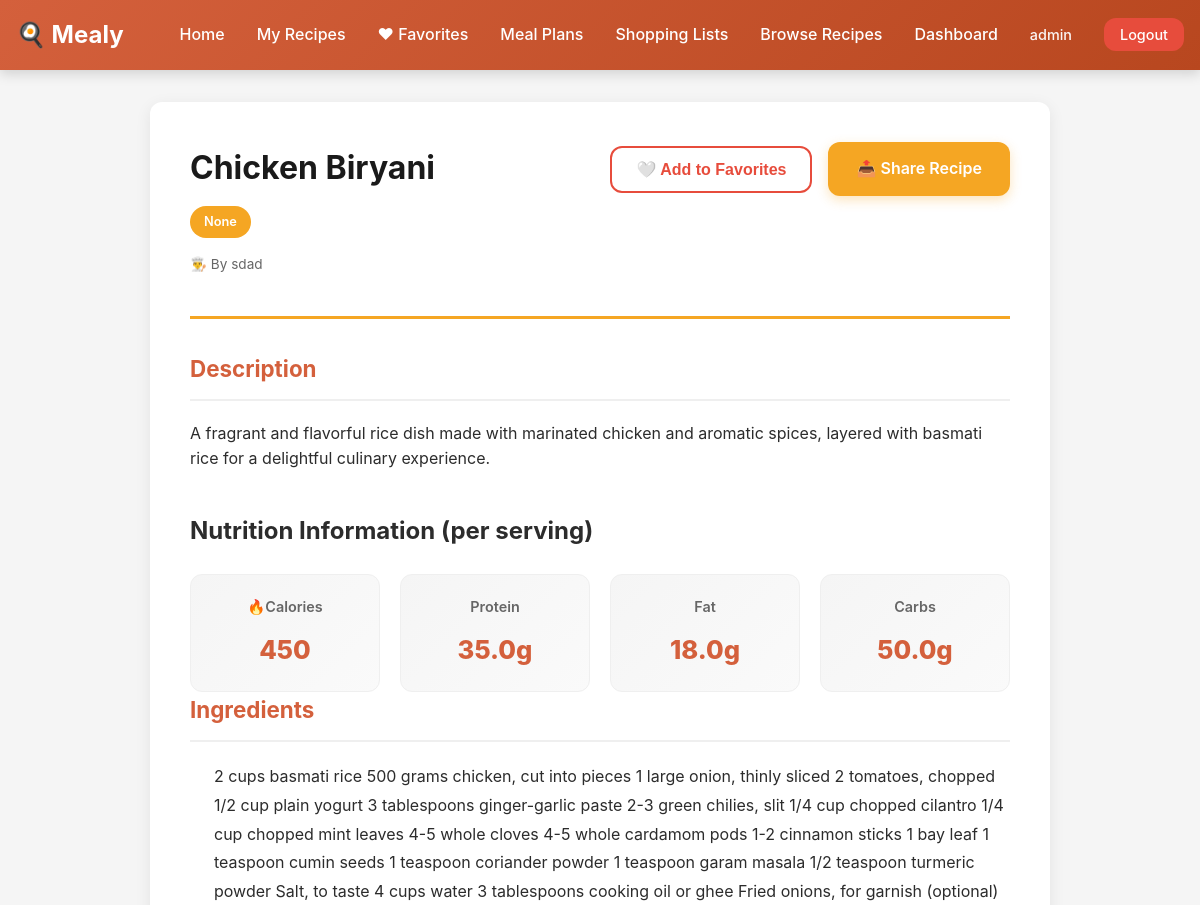
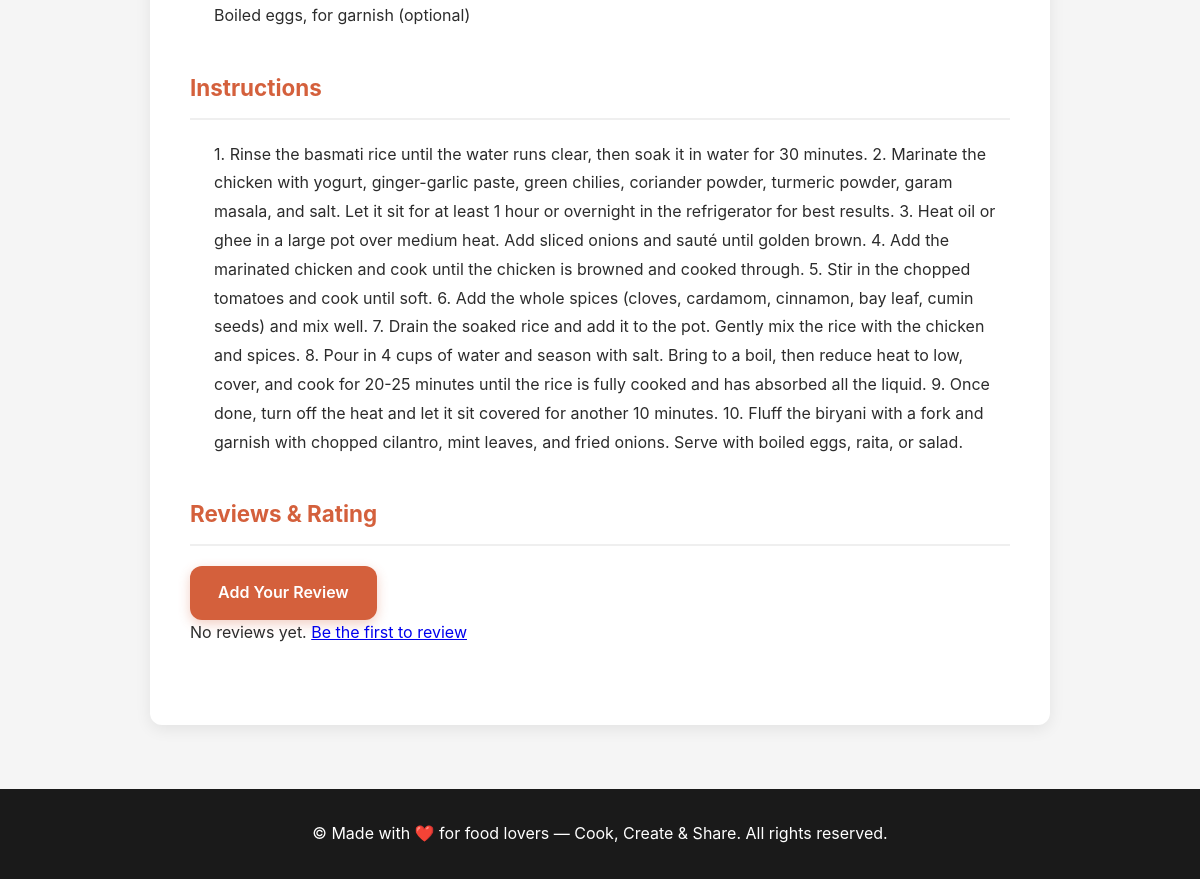
Page /recipes/8/ (signed in) on the committed database (2 pictures, top to bottom).
### recipes/models.py (models this page shows, shortened)
class Recipe(models.Model):
    DIETARY_CHOICES = [
        ('none', 'None'),
        ('vegan', 'Vegan'),
        ('vegetarian', 'Vegetarian'),
        ('gluten_free', 'Gluten-Free'),
    ]
    user = models.ForeignKey(User, on_delete=models.CASCADE, related_name='recipes')
    title = models.CharField(max_length=255)
    description = models.TextField()
    ingredients = models.TextField()  # Stored as comma-separated or newline-separated
    instructions = models.TextField()
    calories = models.IntegerField(validators=[MinValueValidator(0)])
    protein = models.FloatField(validators=[MinValueValidator(0)])  # in grams
    fat = models.FloatField(validators=[MinValueValidator(0)])  # in grams
    carbs = models.FloatField(validators=[MinValueValidator(0)])  # in grams
    dietary_type = models.CharField(max_length=20, choices=DIETARY_CHOICES, default='none')
    is_shared = models.BooleanField(default=False)
    created_at = models.DateTimeField(auto_now_add=True)
    updated_at = models.DateTimeField(auto_now=True)
    class Meta:
        ordering = ['-created_at']

### recipes/views.py (the view)
# urls.py: path('recipes/<int:pk>/', views.view_recipe, name='view_recipe'),
def view_recipe(request, pk):
    recipe = get_object_or_404(Recipe, pk=pk)
    if not recipe.is_shared and recipe.user != request.user:
        return redirect('home')
    reviews = RecipeReview.objects.filter(recipe=recipe).select_related('reviewer')
    avg_rating = reviews.aggregate(Avg('rating'))['rating__avg']
    is_favorite = False
    if request.user.is_authenticated:
        is_favorite = FavoriteRecipe.objects.filter(user=request.user, recipe=recipe).exists()
    context = {
        'recipe': recipe,
        'reviews': reviews,
        'avg_rating': avg_rating,
        'is_favorite': is_favorite,
    }
    return render(request, 'recipes/view_recipe.html', context)

### templates/recipes/view_recipe.html (shortened to what this page needs)
{% extends 'base.html' %}
{% block content %}
<div class="recipe-detail">
    <div class="recipe-header">
        <div>
            <h1>{{ recipe.title }}</h1>
            <p class="dietary-badge">{{ recipe.get_dietary_type_display }}</p>
            {% if recipe.user != user %}
                <p class="author">👨‍🍳 By {{ recipe.user.username }}</p>
            {% endif %}
        </div>
        <div class="recipe-actions-top">
            {% if user.is_authenticated %}
            <form method="post" action="{% url 'toggle_favorite' recipe.id %}" style="display:inline;">
                <button type="submit" class="btn-heart {% if is_favorite %}active{% endif %}" title="Add to favorites">
                    {% if is_favorite %}❤️ Favorited{% else %}🤍 Add to Favorites{% endif %}
                </button>
            </form>
            <a href="{% url 'share_recipe' recipe.id %}" class="btn btn-secondary btn-share" title="Share this recipe">📤 Share Recipe</a>
            {% endif %}
        </div>
    </div>
    <div class="recipe-content">
        <div class="recipe-section">
            <h2>Description</h2>
            <p>{{ recipe.description }}</p>
        </div>
        <div class="nutrition-section">
            <h2>Nutrition Information (per serving)</h2>
            <div class="nutrition-grid">
                <div class="nutrition-item">
                    <span class="label">🔥Calories</span>
                    <span class="value">{{ recipe.calories }}</span>
                </div>
                <div class="nutrition-item">
                    <span class="label">Protein</span>
                    <span class="value">{{ recipe.protein }}g</span>
                </div>
                <div class="nutrition-item">
                    <span class="label">Fat</span>
                    <span class="value">{{ recipe.fat }}g</span>
                </div>
                <div class="nutrition-item">
                    <span class="label">Carbs</span>
                    <span class="value">{{ recipe.carbs }}g</span>
                </div>
            </div>
        </div>
        <div class="recipe-section">
            <h2>Ingredients</h2>
            <ul>
                {% for ingredient in recipe.ingredients.split %}
                    {% if ingredient %}
                        {{ ingredient }}
                    {% endif %}
                {% endfor %}
            </ul>
        </div>
        <div class="recipe-section">
            <h2>Instructions</h2>
            <ol>
                {% for instruction in recipe.instructions.split %}
                    {% if instruction %}
                        {{ instruction }}
                    {% endif %}
                {% endfor %}
            </ol>
        </div>
        {% if recipe.is_shared or recipe.user == user %}
        <div class="recipe-section">
            <h2>Reviews & Rating</h2>
            {% if user.is_authenticated and recipe.is_shared %}
            <a href="{% url 'add_review' recipe.id %}" class="btn btn-primary">Add Your Review</a>
            {% endif %}
            {% if reviews %}
            <div style="margin-top: 1.5rem;">
                {% for review in reviews %}
                <div style="border-left: 3px solid var(--secondary-color); padding: 1rem; margin: 1rem 0; background-color: var(--gray-50); border-radius: 6px;">
                    <strong>{{ review.reviewer.username }}</strong> <span style="font-size: 1.1rem;">{{ review.rating }}⭐</span>
                    <p style="margin-top: 0.5rem; color: var(--gray-600);">{{ review.comment }}</p>
                    <small style="color: var(--gray-600);">{{ review.created_at|date:"M d, Y" }}</small>
                </div>
                {% endfor %}
            </div>
            {% else %}
            <p>No reviews yet. {% if user.is_authenticated and recipe.is_shared %}<a href="{% url 'add_review' recipe.id %}">Be the first to review</a>{% endif %}</p>
            {% endif %}
        </div>
        {% endif %}
    </div>
</div>
{% endblock %}

### templates/base.html (shortened to what this page needs)
<!DOCTYPE html>
<html lang="en">
<head>
    <link rel="stylesheet" href="/static/style.css">
</head>
<body>
    <nav class="navbar">
        <div class="nav-container">
            <a href="{% url 'home' %}" class="logo">🍳 Mealy</a>
            <ul class="nav-menu">
                <li><a href="{% url 'home' %}">Home</a></li>
                {% if user.is_authenticated %}
                    <li><a href="{% url 'my_recipes' %}">My Recipes</a></li>
                    <li><a href="{% url 'favorite_recipes' %}">♥ Favorites</a></li>
                    <li><a href="{% url 'meal_plans' %}">Meal Plans</a></li>
                    <li><a href="{% url 'shopping_lists' %}">Shopping Lists</a></li>
                    <li><a href="{% url 'shared_recipes' %}">Browse Recipes</a></li>
                    <li><a href="{% url 'dashboard' %}">Dashboard</a></li>
                    <li><span class="username">{{ user.username }}</span></li>
                    <li><a href="{% url 'logout' %}" class="btn-logout">Logout</a></li>
                {% else %}
                    <li><a href="{% url 'login' %}" class="btn-login">Login</a></li>
                    <li><a href="{% url 'register' %}" class="btn-register">Register</a></li>
                {% endif %}
            </ul>
        </div>
    </nav>
    <div class="container">
        {% block content %}{% endblock %}
    </div>
    <footer class="footer">
        <p>&copy; Made with ❤️ for food lovers — Cook, Create & Share. All rights reserved.</p>
    </footer>
</body>
</html>

### static/style.css (style rules this page uses)
* { margin: 0; padding: 0; box-sizing: border-box; }
:root { --primary-color: #d4603c; --primary-dark: #b8471f; --secondary-color: #f5a623; --accent-color: #2d5016; --danger-color: #e74c3c; --success-color: #27ae60; --gray-50: #fafafa; --gray-100: #f5f5f5; --gray-200: #efefef; --gray-300: #ddd; --gray-600: #666; --gray-900: #1a1a1a; --text-color: #2c2c2c; --bg-color: #ffffff; --border-radius: 12px; }
body { font-family: -apple-system, BlinkMacSystemFont, "Segoe UI", "Roboto", sans-serif; line-height: 1.6; color: var(--text-color); background-color: var(--gray-100); }
.navbar { background: linear-gradient(135deg, var(--primary-color) 0%, var(--primary-dark) 100%); color: white; padding: 1rem 0; box-shadow: 0 4px 12px rgba(0, 0, 0, 0.15); position: sticky; top: 0; z-index: 100; }
.nav-container { max-width: 1200px; margin: 0 auto; padding: 0 1rem; display: flex; justify-content: space-between; align-items: center; }
.logo { font-size: 1.5rem; font-weight: bold; color: white; text-decoration: none; }
.nav-menu { display: flex; list-style: none; gap: 2rem; align-items: center; }
.nav-menu a { color: white; text-decoration: none; transition: opacity 0.3s; font-weight: 500; }
.username { font-size: 0.9rem; opacity: 0.95; font-weight: 500; }
.btn-login, .btn-logout, .btn-register { padding: 0.5rem 1rem; border-radius: var(--border-radius); font-size: 0.9rem; border: none; cursor: pointer; transition: all 0.3s; }
.btn-logout { background-color: var(--danger-color); }
.container { max-width: 1200px; margin: 2rem auto; padding: 0 1rem; min-height: calc(100vh - 200px); }
.btn { padding: 0.875rem 1.75rem; border-radius: var(--border-radius); text-decoration: none; border: none; cursor: pointer; font-size: 1rem; transition: all 0.3s ease; display: inline-block; text-align: center; font-weight: 600; }
.btn-primary { background-color: var(--primary-color); color: white; box-shadow: 0 4px 12px rgba(212, 96, 60, 0.3); }
.btn-secondary { background-color: var(--secondary-color); color: white; box-shadow: 0 4px 12px rgba(245, 166, 35, 0.3); }
.btn-heart { background: none; border: 2px solid var(--danger-color); color: var(--danger-color); padding: 0.75rem 1.5rem; border-radius: var(--border-radius); cursor: pointer; transition: all 0.3s ease; font-weight: 600; font-size: 1rem; display: inline-flex; align-items: center; gap: 0.5rem; }
.btn-share { display: inline-flex; align-items: center; gap: 0.5rem; }
.dietary-badge { display: inline-block; background-color: var(--secondary-color); color: white; padding: 0.375rem 0.875rem; border-radius: 20px; font-size: 0.8rem; margin-bottom: 1rem; width: fit-content; font-weight: 600; }
.author { font-size: 0.85rem; color: var(--gray-600); margin-bottom: 0.5rem; }
.recipe-detail { background: white; padding: 2.5rem; border-radius: var(--border-radius); box-shadow: 0 4px 16px rgba(0, 0, 0, 0.08); max-width: 900px; margin: 0 auto; }
.recipe-header { border-bottom: 3px solid var(--secondary-color); padding-bottom: 2rem; margin-bottom: 2rem; display: flex; justify-content: space-between; align-items: flex-start; gap: 2rem; flex-wrap: wrap; }
.recipe-header h1 { color: var(--gray-900); margin-bottom: 0.75rem; font-size: 2rem; font-weight: 700; flex: 1; min-width: 300px; }
.recipe-actions-top { display: flex; gap: 1rem; align-items: center; }
.recipe-content { margin-bottom: 2.5rem; }
.recipe-section { margin-bottom: 2.5rem; }
.recipe-section h2 { color: var(--primary-color); margin-bottom: 1.25rem; border-bottom: 2px solid var(--gray-200); padding-bottom: 0.75rem; font-size: 1.4rem; font-weight: 700; }
.recipe-section ul, .recipe-section ol { margin-left: 1.5rem; line-height: 1.8; }
.nutrition-grid { display: grid; grid-template-columns: repeat(auto-fit, minmax(140px, 1fr)); gap: 1.25rem; margin-top: 1.5rem; }
.nutrition-item { background: linear-gradient(135deg, var(--gray-100), var(--gray-50)); padding: 1.25rem; border-radius: var(--border-radius); text-align: center; border: 1px solid var(--gray-200); }
.nutrition-item .label { display: block; font-size: 0.9rem; color: var(--gray-600); margin-bottom: 0.75rem; font-weight: 600; }
.nutrition-item .value { display: block; font-size: 1.6rem; font-weight: 800; color: var(--primary-color); }
.footer { background: linear-gradient(135deg, var(--gray-900), var(--gray-900)); color: white; text-align: center; padding: 2rem; margin-top: 4rem; }

### rows in the picture
Recipe: title "Chicken Biryani", dietary_type "None", user.username "sdad", description "A fragrant and flavorful rice dish made with marinated chicken and aromatic spices, layered with basmati rice for a delightful culinary experience.", calories "450", protein "35.0", fat "18.0", carbs "50.0"

### other values in the picture
{{ user.username }} "admin"
{{ ingredient }} "2" "cups" "basmati" "rice" "500" "grams" "chicken," "cut" "into" "pieces" "1" "large" "onion," "thinly" "sliced" "2" "tomatoes," "chopped" "1/2" "cup" "plain" "yogurt" "3" "tablespoons" "ginger-garlic" "paste" "2-3" "green" "chilies," "slit" "1/4" "cup" "chopped" "cilantro" "1/4" "cup" "chopped" "mint" "leaves" "4-5" "whole" "cloves" "4-5" "whole" "cardamom" "pods" "1-2" "cinnamon" "sticks" "1" "bay" "leaf" "1" "teaspoon" "cumin" "seeds" "1" "teaspoon" "coriander" "powder" "1" "teaspoon" "garam" "masala" "1/2" "teaspoon" "turmeric" "powder" "Salt," "to" "taste" "4" "cups" "water" "3" "tablespoons" "cooking" "oil" "or" "ghee" "Fried" "onions," "for" "garnish" "(optional)" "Boiled" "eggs," "for" "garnish" "(optional)"
{{ instruction }} "1." "Rinse" "the" "basmati" "rice" "until" "the" "water" "runs" "clear," "then" "soak" "it" "in" "water" "for" "30" "minutes." "2." "Marinate" "the" "chicken" "with" "yogurt," "ginger-garlic" "paste," "green" "chilies," "coriander" "powder," "turmeric" "powder," "garam" "masala," "and" "salt." "Let" "it" "sit" "for" "at" "least" "1" "hour" "or" "overnight" "in" "the" "refrigerator" "for" "best" "results." "3." "Heat" "oil" "or" "ghee" "in" "a" "large" "pot" "over" "medium" "heat." "Add" "sliced" "onions" "and" "sauté" "until" "golden" "brown." "4." "Add" "the" "marinated" "chicken" "and" "cook" "until" "the" "chicken" "is" "browned" "and" "cooked" "through." "5." "Stir" "in" "the" "chopped" "tomatoes" "and" "cook" "until" "soft." "6." "Add" "the" "whole" "spices" "(cloves," "cardamom," "cinnamon," "bay" "leaf," "cumin" "seeds)" "and" "mix" "well." "7." "Drain" "the" "soaked" "rice" "and" "add" "it" "to" "the" "pot." "Gently" "mix" "the" "rice" "with" "the" "chicken" "and" "spices." "8." "Pour" "in" "4" "cups" "of" "water" "and" "season" "with" "salt." "Bring" "to" "a" "boil," "then" "reduce" "heat" "to" "low," "cover," "and" "cook" "for" "20-25" "minutes" "until" "the" "rice" "is" "fully" "cooked" "and" "has" "absorbed" "all" "the" "liquid." "9." "Once" "done," "turn" "off" "the" "heat" "and" "let" "it" "sit" "covered" "for" "another" "10" "minutes." "10." "Fluff" "the" "biryani" "with" "a" "fork" "and" "garnish" "with" "chopped" "cilantro," "mint" "leaves," "and" "fried" "onions." "Serve" "with" "boiled" "eggs," "raita," "or" "salad."
